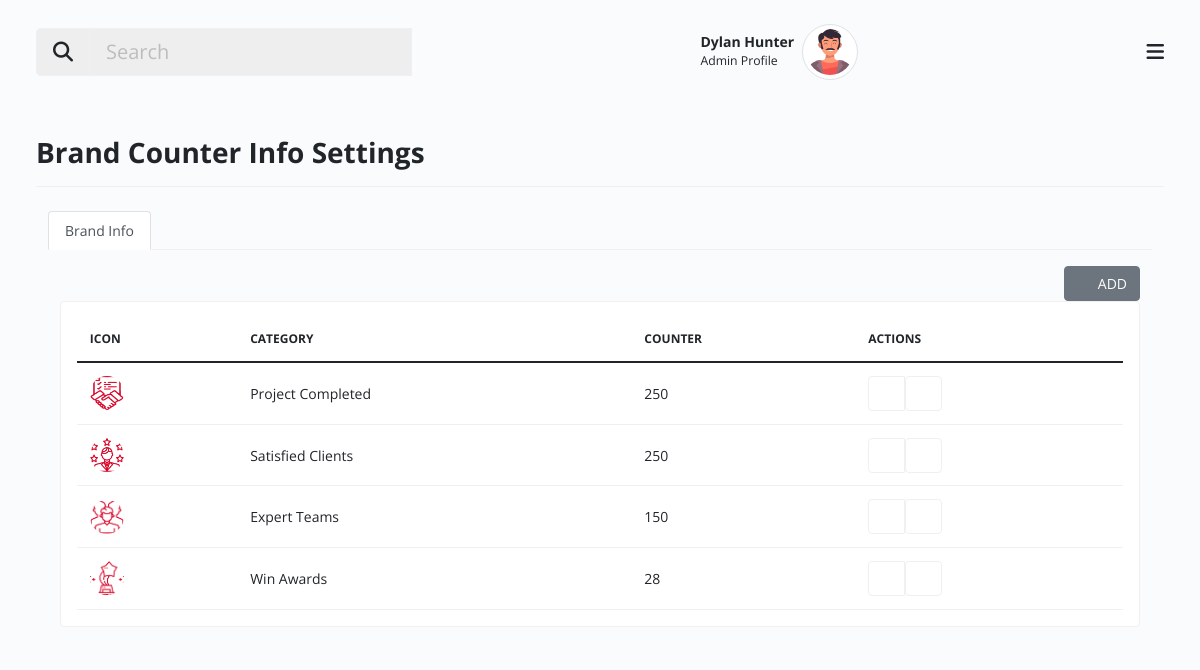
The app's page /admin/brand_counter_settings.php (signed in) with its own data.
### tables this page shows
CREATE TABLE `_users` (
  `id` int(11) NOT NULL,
  `first_name` varchar(25) NOT NULL,
  `last_name` varchar(25) NOT NULL,
  `email` varchar(50) NOT NULL,
  `password` varchar(25) NOT NULL,
  `date` datetime NOT NULL
);

CREATE TABLE `_counter` (
  `id` int(11) NOT NULL,
  `counter_icon` varchar(255) NOT NULL,
  `counter_name` varchar(255) NOT NULL,
  `count` varchar(50) NOT NULL,
  `date` timestamp NOT NULL DEFAULT current_timestamp() ON UPDATE current_timestamp()
);

### admin/brand_counter_settings.php (the view, shortened to what this page needs)
<?php
require_once('_header.php');
require_once('_sidebar.php');
require_once('_bodyheader.php');
?>
<div class="body d-flex py-lg-3 py-md-2">
    <div class="container-xxl">
        <div class="row clearfix">
            <div class="col-md-12">
                <div class="card border-0 mb-4 no-bg">
                    <div class="card-header py-3 px-0 d-flex align-items-center  justify-content-between border-bottom">
                        <h3 class=" fw-bold flex-fill mb-0">Brand Counter Info Settings</h3>
                    </div>
                </div>
            </div>
        </div>
        <div class="container">
            <div class="profile-head">
                <ul class="nav nav-tabs" id="myTab" role="tablist">
                    <li class="nav-item">
                        <a class="nav-link active" id="counter-tab" data-toggle="tab" href="#tab1" role="tab"
                            aria-controls="profile" aria-selected="false">Brand Info</a>
                    </li>
                </ul>
            </div>
        </div>
        <div class="container">
            <div class="tab-content profile-tab" id="myTabContent">
                <div class="tab-pane fade show active" id="tab1" role="tabpanel" aria-labelledby="counter-tab">
                    <div class="container mt-3">
                        <div class="d-flex flex-wrap align-items-center ct-btn-set col-sm-12">
                            <button type="button" class="btn btn-secondary btn-set-task w-sm-100 ms-auto"
                                data-bs-toggle="modal" data-bs-target="#counter_add"><i
                                    class="icofont-plus-circle me-2 fs-6"></i>ADD</button>
                        </div>
                        <div class="row clearfix g-3">
                            <div class="col-lg-12">
                                <div class="card mb-3">
                                    <div class="card-body">
                                        <table id="myProjectTable" class="table table-hover align-middle mb-0"
                                            style="width:100%">
                                            <thead>
                                                <tr>
                                                    <th>Icon</th>
                                                    <th>Category</th>
                                                    <th>Counter</th>
                                                    <th>Actions</th>
                                                </tr>
                                            </thead>
                                            <tbody>
                                                <?php
                                                require_once('_dbconnection.php');
                                                $sql_counter = mysqli_query($conn, "SELECT * FROM _counter");
                                                $numcounter = mysqli_num_rows($sql_counter);
                                                if ($numcounter > 0) {
                                                    while ($c_row = mysqli_fetch_assoc($sql_counter)) {
                                                        ?>
                                                        <tr>
                                                        <td>
                                                            <img class="avatar rounded-circle"
                                                                src="../assets/img/icons/<?php echo $c_row['counter_icon']; ?>"
                                                                alt="">
                                                        </td>
                                                        <td>
                                                            <?php echo $c_row['counter_name']; ?>
                                                        </td>
                                                        <td>
                                                        <?php echo $c_row['count']; ?>
                                                        </td>
                                                        <td>
                                                            <div class="btn-group" role="group"
                                                                aria-label="Basic outlined example">
                                                                <button type="button" class="btn btn-outline-secondary"
                                                                    data-bs-toggle="modal"
                                                                    data-bs-target="#counter_update<?php echo $c_row['id'];?> ">
                                                                    <i class="icofont-edit text-success"></i></button>
                                                                    <form action="brand_counter_server.php" method="POST" enctype="multipart/form-data">
                                                                    <button type="submit"
                                                                    class="btn btn-outline-secondary deleterow"><i
                                                                        class="icofont-ui-delete text-danger"></i></button>
                                                                </form>
                                                            </div>
                                                        </td>
                                                    </tr>
                                                        <?php
                                                    }
                                                } else {
                                                    echo "<tr><td colspan='6' style='text-align:center;'>No Data Found</td></tr>";
                                                }
                                                ?>
                                            </tbody>
                                        </table>
                                    </div>
                                </div>
                            </div>
                        </div>
                    </div>
                </div>
            </div>
        </div>
        <?php
        require_once('_footer.php');
        ?>

### admin/_header.php (shortened to what this page needs)
<!doctype html>
<html class="no-js" lang="en" dir="ltr">
<head>
    <link rel="stylesheet" href="assets/plugin/datatables/responsive.dataTables.min.css">
    <link rel="stylesheet" href="assets/plugin/datatables/dataTables.bootstrap5.min.css">
    <link rel="stylesheet" href="assets/css/my-task.style.min.css">
    <link rel="stylesheet" href="../css/custom.css">
</head>
<body>
<div id="mytask-layout" class="theme-indigo">

### admin/_bodyheader.php (shortened to what this page needs)
<div class="main px-lg-4 px-md-4">
    <div class="header">
        <nav class="navbar py-4">
            <div class="container-xxl">
                <?php
                        require('_dbconnection.php');
                        $sql = "SELECT * FROM _users";
                        $result = mysqli_query($conn, $sql);
                        $row = mysqli_fetch_assoc($result);
                        $user_fname =  "".$row['first_name']." ".$row['last_name']."";
                        ?>
                <div class="h-right d-flex align-items-center mr-5 mr-lg-0 order-1">
                    <div class="dropdown user-profile ml-2 ml-sm-3 d-flex align-items-center zindex-popover">
                        <div class="u-info me-2">
                            <p class="mb-0 text-end line-height-sm "><span class="font-weight-bold"><?php echo $user_fname; ?></span></p>
                            <small>Admin Profile</small>
                        </div>
                        <a class="nav-link dropdown-toggle pulse p-0" href="#" role="button" data-bs-toggle="dropdown" data-bs-display="static">
                            <img class="avatar lg rounded-circle img-thumbnail" src="assets/images/profile_av.png" alt="profile">
                        </a>
                    </div>
                </div>
                <button class="navbar-toggler p-0 border-0 menu-toggle order-3" type="button" data-bs-toggle="collapse" data-bs-target="#mainHeader">
                    <span class="fa fa-bars"></span>
                </button>
                <div class="order-0 col-lg-4 col-md-4 col-sm-12 col-12 mb-3 mb-md-0 ">
                    <div class="input-group flex-nowrap input-group-lg">
                        <button type="button" class="input-group-text" id="addon-wrapping"><i class="fa fa-search"></i></button>
                        <input type="search" class="form-control" placeholder="Search" aria-label="search" aria-describedby="addon-wrapping">
                    </div>
                </div>
            </div>
        </nav>
    </div>

### admin/_footer.php (shortened to what this page needs)
    </div>
</div>
</body>
</html>

### records on screen
_users: user_fname "Dylan Hunter"
_counter: counter_icon (picture), counter_name "Project Completed", count "250"
_counter: counter_icon (picture), counter_name "Satisfied Clients", count "250"
_counter: counter_icon (picture), counter_name "Expert Teams", count "150"
_counter: counter_icon (picture), counter_name "Win Awards", count "28"
